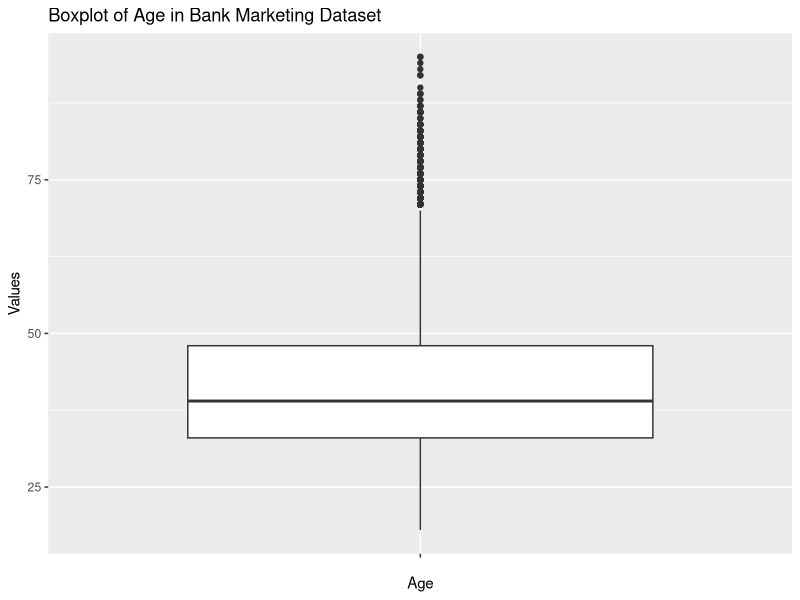
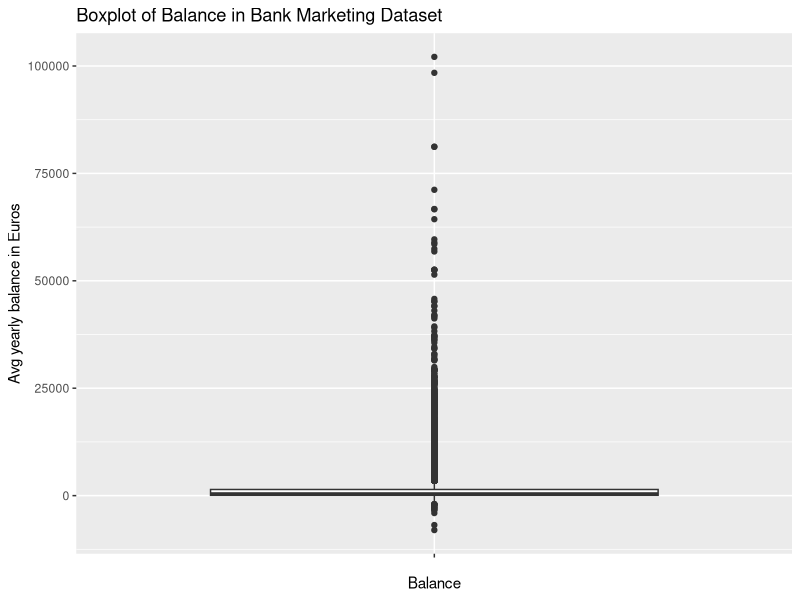
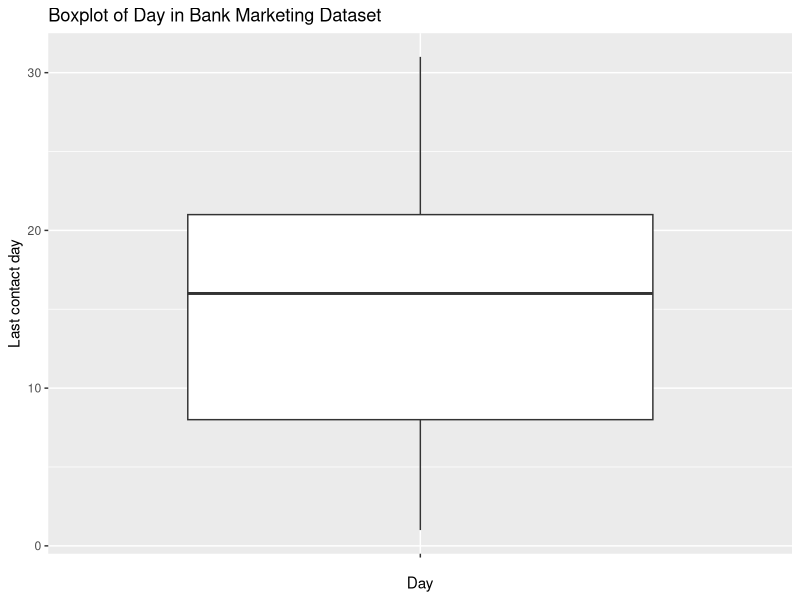
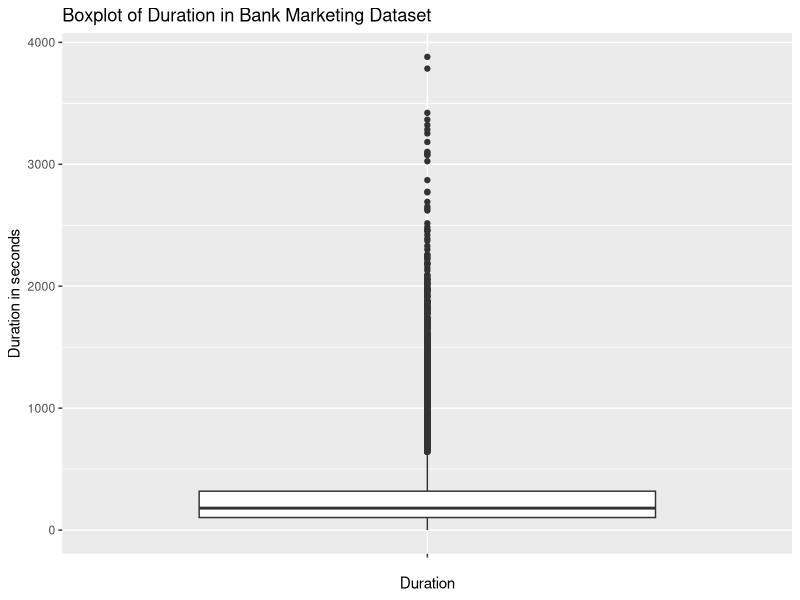
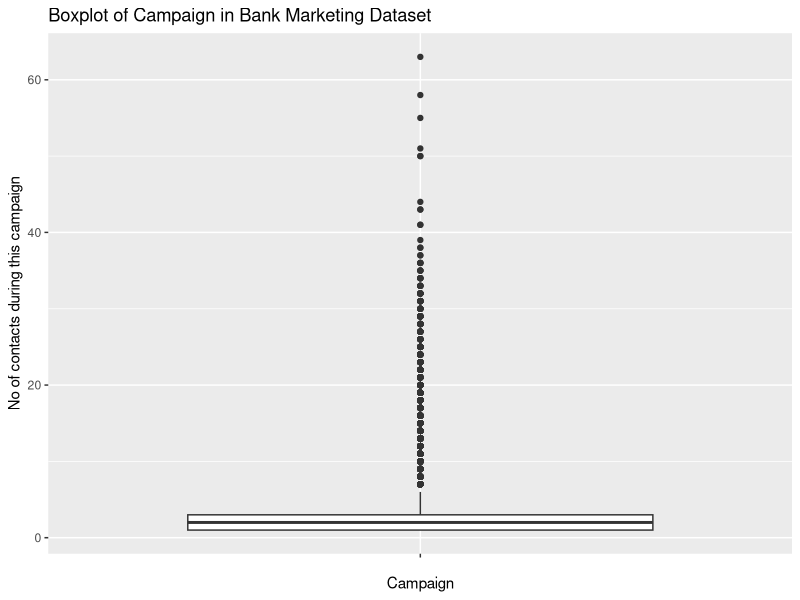
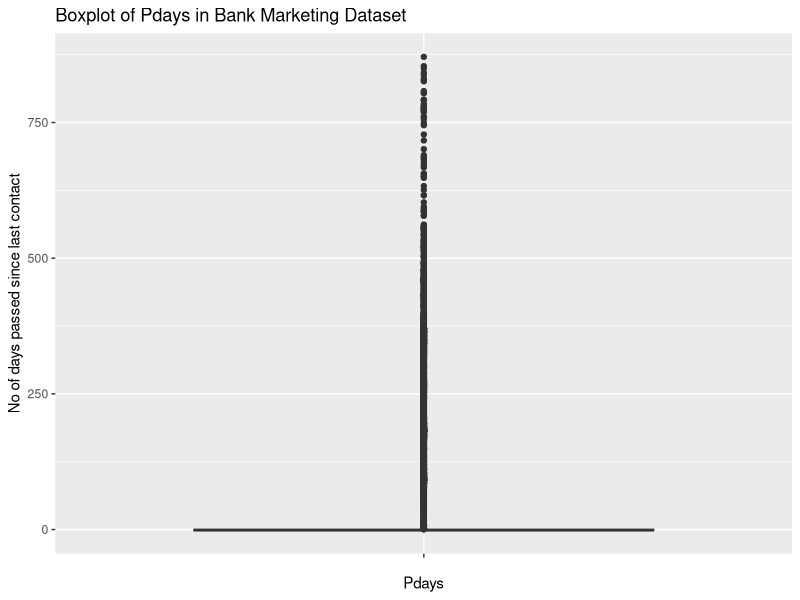
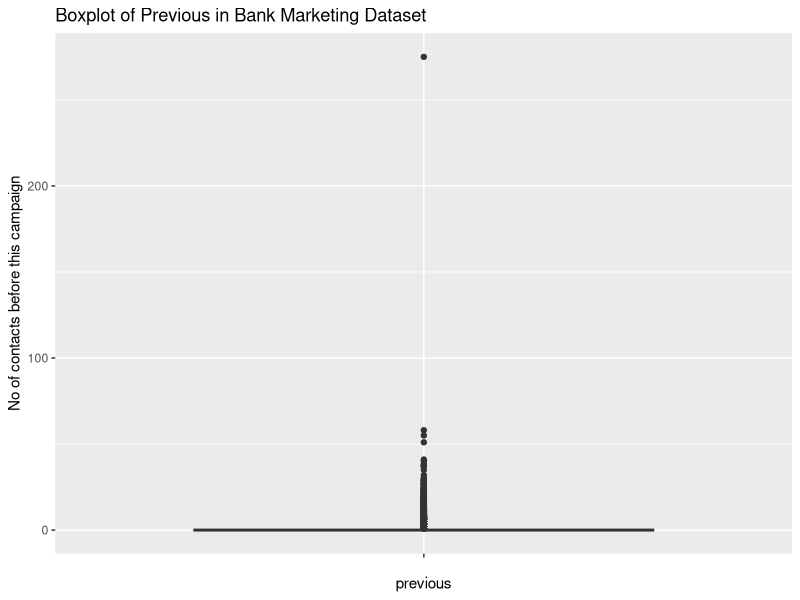
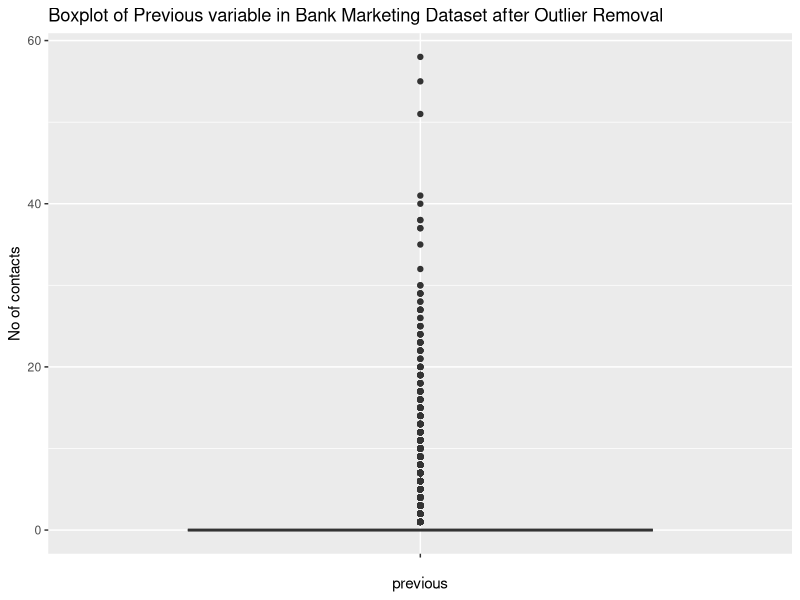

R code for these plots, in order:
## ---- chunk 1
library (ggplot2)
library(dplyr)
library(tidyverse)
library(scales)
library(polycor)
library(caret)
knitr::opts_chunk$set(echo = TRUE)
## ---- chunk 2
clientdata <- read.csv("bank_marketing.csv",header=T,sep=";")
#Returns no of rows and columns
dim(clientdata)
#Returns the data type of the columns
str(clientdata)
#View(clientdata)
## ---- chunk 3
colSums(is.na(clientdata) | clientdata == "")
#Filtering rows which has non missing values in default and contact columns
clientdata <- clientdata %>% filter(default != "" & contact != "")
#Replace missing values in the "age" column with the median age of all non 
#missing values in the same column
clientdata <- clientdata %>% mutate(across(age, ~replace_na(., median(., na.rm=TRUE))))
## ---- chunk 4
colSums(is.na(clientdata))

summary(clientdata)
## ---- chunk 5
#identifying outliers
ggplot(data = clientdata, aes(x = "", y = age)) + geom_boxplot() + 
  labs(title = "Boxplot of Age in Bank Marketing Dataset", 
       x = "Age", 
       y = "Values")
ggplot(data = clientdata, aes(x = "", y = balance)) + geom_boxplot() + 
  labs(title = "Boxplot of Balance in Bank Marketing Dataset", 
       x = "Balance", 
       y = "Avg yearly balance in Euros")
ggplot(data = clientdata, aes(x = "", y = day)) + geom_boxplot() + 
  labs(title = "Boxplot of Day in Bank Marketing Dataset", 
       x = "Day", 
       y = "Last contact day")
ggplot(data = clientdata, aes(x = "", y = duration)) + geom_boxplot() + 
  labs(title = "Boxplot of Duration in Bank Marketing Dataset", 
       x = "Duration", 
       y = "Duration in seconds")
ggplot(data = clientdata, aes(x = "", y = campaign)) + geom_boxplot() + 
  labs(title = "Boxplot of Campaign in Bank Marketing Dataset", 
       x = "Campaign", 
       y = "No of contacts during this campaign")
ggplot(data = clientdata, aes(x = "", y = pdays)) + geom_boxplot() + 
  labs(title = "Boxplot of Pdays in Bank Marketing Dataset", 
       x = "Pdays", 
       y = "No of days passed since last contact")
ggplot(data = clientdata, aes(x = "", y = previous)) + geom_boxplot() + 
  labs(title = "Boxplot of Previous in Bank Marketing Dataset", 
       x = "previous", 
       y = "No of contacts before this campaign")
## ---- chunk 6
#Treating Outliers
clientdata <- clientdata %>% filter(previous != max(previous))
#Checking the box plot of Previous variable after removing one outlier
ggplot(data = clientdata, aes(x = "", y = previous)) + geom_boxplot() +
  labs(title = "Boxplot of Previous variable in Bank Marketing Dataset after Outlier Removal", 
       x = "previous", 
       y = "No of contacts")
summary(clientdata$previous)
## ---- chunk 7
#Aggregating the data by job type
clientdata %>% 
  group_by(job) %>% 
  summarize(
    total_deposits = sum(deposit == 'yes')
    ) %>% 
  arrange(desc(total_deposits))
## ---- chunk 8
#Aggregating the data by month
clientdata %>% 
  group_by(month) %>% 
  summarize(
    total_deposits = sum(deposit == 'yes')
    ) %>% 
  arrange(desc(total_deposits))
clientdata %>% 
  group_by(month) %>% 
  summarize(
    total_contacts = sum(campaign)
    ) %>% 
  arrange(desc(total_contacts))
## ---- chunk 9
#Aggregating the data by poutcome
clientdata %>% 
  group_by(poutcome) %>% 
  summarize(
    total_deposits = sum(deposit == 'yes')
    ) %>% 
  arrange(desc(total_deposits))
## ---- chunk 10
#numerical measures of centrality --> mean, median, mode
#measures of centrality of age
mean_age <- round(mean(clientdata$age),2)
median_age <- round(median(clientdata$age),2)
mode_age <- clientdata %>% 
  count(age) %>% 
  filter(n == max(n)) %>% 
  pull(age)

#measures of centrality of balance
mean_balance <- round(mean(clientdata$balance),2)
median_balance <- round(median(clientdata$balance),2)
mode_balance <- clientdata %>% 
  count(balance) %>% 
  filter(n == max(n)) %>% 
  pull(balance)

#measures of centrality of day
mean_day <- round(mean(clientdata$day),2)
median_day <- round(median(clientdata$day),2)
mode_day <- clientdata %>% 
  count(day) %>% 
  filter(n == max(n)) %>% 
  pull(day)

#measures of centrality of duration
mean_duration <- round(mean(clientdata$duration),2)
median_duration <- round(median(clientdata$duration),2)
mode_duration <- clientdata %>% 
  count(duration) %>% 
  filter(n == max(n)) %>% 
  pull(duration)

#check if there are two modes
if (length(mode_duration) > 1) {
  mode_duration <- paste(mode_duration, collapse = ", ")
}

#measures of centrality of campaign
mean_campaign <- round(mean(clientdata$campaign),2)
median_campaign <- round(median(clientdata$campaign),2)
mode_campaign <- clientdata %>% 
  count(campaign) %>% 
  filter(n == max(n)) %>% 
  pull(campaign)

#measures of centrality of pdays
mean_pdays <- round(mean(clientdata$pdays),2)
median_pdays <- round(median(clientdata$pdays),2)
mode_pdays <- clientdata %>% 
  count(pdays) %>% 
  filter(n == max(n)) %>% 
  pull(pdays)

#measures of centrality of previous
mean_previous <- round(mean(clientdata$previous),2)
median_previous <- round(median(clientdata$previous),2)
mode_previous <- clientdata %>% 
  count(previous) %>% 
  filter(n == max(n)) %>% 
  pull(previous)

summary_df <- data.frame(
  row.names = c("Age","Balance","Day","Duration","Campaign","pdays","Previous"),
  Mean = c(mean_age,
           mean_balance,
           mean_day,
           mean_duration,
           mean_campaign,
           mean_pdays,
           mean_previous),
  Median = c(median_age,
             median_balance,
             median_day,
             median_duration,
             median_campaign,
             median_pdays,
             median_previous),
  Mode = c(mode_age,
           mode_balance,
           mode_day,
           mode_duration,
           mode_campaign,
           mode_pdays,
           mode_previous)
)
summary_df
## ---- chunk 11
#categorical measures of centrality --> mode
#mode of job
mode_job <- clientdata %>% 
  count(job) %>% 
  filter(n == max(n)) %>% 
  pull(job)

#mode of marital
mode_marital <- clientdata %>% 
  count(marital) %>% 
  filter(n == max(n)) %>% 
  pull(marital)

#mode of education
mode_education <- clientdata %>% 
  count(education) %>% 
  filter(n == max(n)) %>% 
  pull(education)

#mode of contact
mode_contact <- clientdata %>% 
  count(contact) %>% 
  filter(n == max(n)) %>% 
  pull(contact)

#mode of month
mode_month <- clientdata %>% 
  count(month) %>% 
  filter(n == max(n)) %>% 
  pull(month)

#mode of poutcome
mode_poutcome <- clientdata %>% 
  count(poutcome) %>% 
  filter(n == max(n)) %>% 
  pull(poutcome)

mode_df <- data.frame(
  row.names = c("Jobs","Marital","Education","Contact","Month","poutcome"),
  Mode = c(mode_job,mode_marital,mode_education,mode_contact,mode_month,mode_poutcome)
)
mode_df
## ---- chunk 12
#binary measures of centrality --> frequency tables 
default_table <- table(clientdata$default)
housing_table <- table(clientdata$housing)
loan_table <- table(clientdata$loan)
deposit_table <- table(clientdata$deposit)

freq_df <- rbind(default_table,housing_table,loan_table,deposit_table)
row.names(freq_df) <-  c("Default","Housing","Loan","Deposit")
freq_df
## ---- chunk 13
#measures of distribution of age
var_age <- round(var(clientdata$age),2)
sd_age <- round(sd(clientdata$age),2)
IQR_age <- round(IQR(clientdata$age),2)
q1_age <- summary(clientdata$age)[2]
q3_age <- summary(clientdata$age)[5]
range_age <- summary(clientdata$age)[6] - summary(clientdata$age)[1]

#measures of distribution of balance
var_balance <- round(var(clientdata$balance),2)
sd_balance <- round(sd(clientdata$balance),2)
IQR_balance <- round(IQR(clientdata$balance),2)
q1_balance <- summary(clientdata$balance)[2]
q3_balance <- summary(clientdata$balance)[5]
range_balance <- summary(clientdata$balance)[6] - summary(clientdata$balance)[1]

#measures of distribution of day
var_day <- round(var(clientdata$day),2)
sd_day <- round(sd(clientdata$day),2)
IQR_day <- round(IQR(clientdata$day),2)
q1_day <- summary(clientdata$day)[2]
q3_day <- summary(clientdata$day)[5]
range_day <- summary(clientdata$day)[6] - summary(clientdata$day)[1]

#measures of distribution of duration
var_duration <- round(var(clientdata$duration),2)
sd_duration <- round(sd(clientdata$duration),2)
IQR_duration <- round(IQR(clientdata$duration),2)
q1_duration <- summary(clientdata$duration)[2]
q3_duration <- summary(clientdata$duration)[5]
range_duration <- summary(clientdata$duration)[6] - summary(clientdata$duration)[1]

#measures of distribution of campaign
var_campaign <- round(var(clientdata$campaign),2)
sd_campaign <- round(sd(clientdata$campaign),2)
IQR_campaign <- round(IQR(clientdata$campaign),2)
q1_campaign <- summary(clientdata$campaign)[2]
q3_campaign <- summary(clientdata$campaign)[5]
range_campaign <- summary(clientdata$campaign)[6] - summary(clientdata$campaign)[1]

#measures of distribution of pdays
var_pdays <- round(var(clientdata$pdays),2)
sd_pdays <- round(sd(clientdata$pdays),2)
IQR_pdays <- round(IQR(clientdata$pdays),2)
q1_pdays <- summary(clientdata$pdays)[2]
q3_pdays <- summary(clientdata$pdays)[5]
range_pdays <- summary(clientdata$pdays)[6] - summary(clientdata$pdays)[1]

#measures of distribution of previous
var_previous <- round(var(clientdata$previous),2)
sd_previous <- round(sd(clientdata$previous),2)
IQR_previous <- round(IQR(clientdata$previous),2)
q1_previous <- summary(clientdata$previous)[2]
q3_previous <- summary(clientdata$previous)[5]
range_previous <- summary(clientdata$previous)[6] - summary(clientdata$previous)[1]
variability_df = data.frame(
  row.names = c("Age","Balance","Day","Duration","Campaign","pdays","Previous"),
  Variance = c(var_age,var_balance,var_day,var_duration,var_campaign,var_pdays,var_previous),
  Std_Dev = c(sd_age,sd_balance,sd_day,sd_duration,sd_campaign,sd_pdays,sd_previous),
  IQR = c(IQR_age,IQR_balance,IQR_day,IQR_duration,IQR_campaign,IQR_pdays,IQR_previous),
  First_Quartile = c(q1_age,q1_balance,q1_day,q1_duration,q1_campaign,q1_pdays,q1_previous),
  Third_Quartile = c(q3_age,q3_balance,q3_day,q3_duration,q3_campaign,q3_pdays,q3_previous),
  Range = c(range_age,range_balance,range_day,range_duration,range_campaign,range_pdays,range_previous)
)
variability_df
## ---- chunk 14
categorical_vars <- c("job","marital","education","contact", "month", "poutcome")
for (var in categorical_vars){
  freq_table <- table(clientdata[[var]])
  print(paste("Frequency Table For", var))
  print(freq_table)
}
## ---- chunk 15
#histogram of age
hist(clientdata$age, main = "Histogram of Age", xlab = "Age", ylab = "Frequency")

#histogram of duration
hist(clientdata$duration, main = "Histogram of Duration", xlab = "Duration", ylab = "Frequency")

#histogram of pdays
hist(clientdata$pdays, main = "Histogram of Pdays", xlab = "Pdays", ylab = "Frequency")

#histogram of days
hist(clientdata$day, main="Histogram of Days", breaks = 40, xlab= "Days", ylab="Frequency")
## ---- chunk 16
#correlation matrix
cols <- clientdata[, c("age", 
                       "balance", 
                       "duration",
                       "campaign", 
                       "pdays", 
                       "previous", 
                       "day", 
                       "deposit")]

# convert deposit to 1,0
cols$deposit <- ifelse(cols$deposit == "yes", 1, 0)
#correlation matrix

corr_matrix <- cor(cols, use="pairwise.complete.obs")
options(scipen = 999) # disable scientific notation
print(corr_matrix, digits = 6) # specify the number of decimal places
## ---- chunk 17
# Creating age groups
clientdata$age_group <- cut(clientdata$age, breaks = c(15, 29, 39, 49, 59, 69, 79, 95), 
                            labels = c("18-29", 
                                       "30-39", 
                                       "40-49", 
                                       "50-59", 
                                       "60-69", 
                                       "70-79", 
                                       "80-95"))

# Converting age to a factor
clientdata$age_group <- factor(clientdata$age_group, 
                               levels = c("18-29", 
                                          "30-39", 
                                          "40-49", 
                                          "50-59", 
                                          "60-69", 
                                          "70-79", 
                                          "80-95"))

# Save the modified data back to same file
write.csv(clientdata, "clientdata.csv", row.names = FALSE)

# categorical columns
cat_data <- clientdata[, c("deposit", 
                           "age_group", 
                           "marital", 
                           "job", 
                           "education", 
                           "default", 
                           "housing", 
                           "loan", 
                           "poutcome")]

# convert deposit to 1,0
cat_data$deposit <- ifelse(cat_data$deposit == "yes", 1, 0)
#view(cat_data)

#convert categorical variables to factors
cat_data$age_group <- factor(cat_data$age_group)
cat_data$marital <- factor(cat_data$marital)
cat_data$job <- factor(cat_data$job)
cat_data$education <- factor(cat_data$education)
cat_data$default <- factor(cat_data$default)
cat_data$housing <- factor(cat_data$housing)
cat_data$loan <- factor(cat_data$loan)
cat_data$poutcome <- factor(cat_data$poutcome)
corr_matrix_cat <- hetcor(as.matrix(cat_data), use = "pairwise.complete.obs")
corr_matrix_cat$correlations

## ---- chunk 18
ggplot(clientdata, aes(x = previous, y = pdays)) +
  geom_point(color = "steelblue") +
  labs(title = "Scatter plot of previous and pdays", x = "Previous", y = "Pdays")
ggplot(clientdata, aes(x = duration, y = pdays)) +
  geom_point(color = "brown") +
  labs(title = "Scatter plot of duration and pdays", x = "Duration", y = "Pdays")
ggplot(clientdata, aes(x = duration, y = previous)) +
  geom_point(color = "pink") +
  labs(title = "Scatter plot of duration and previous", x = "Duration", y = "Previous")
## ---- chunk 19
# Group data by age group and deposit, and count number of observations
agecount <- clientdata %>%
  group_by(age_group) %>%
  summarize(count = n()) %>%
  ungroup()

# Create bar chart of age groups
ggplot(agecount, aes(x = age_group, y = count)) +
  geom_bar(stat = "identity") +
  labs(title = "Clients by Age Group",
       x = "Age Group",
       y = "Count of Clients") +
  theme(axis.text.x = element_text(angle = 90, hjust = 1, vjust = 0.5))

# group data by age and deposit and calculate the count
age_depo_count <- clientdata %>%
  group_by(age_group, deposit) %>%
  summarize(count = n()) %>%
  ungroup()

# join two datasets by age group and deposit
age_depo_count_norm <- left_join(age_depo_count, agecount, by = "age_group")
#view(age_depo_count_norm)

# calculate the normalized count of deposits
age_depo_count_norm$count_norm <- age_depo_count_norm$count.x / age_depo_count_norm$count.y

# clustered bar chart deposit vs, age
ggplot(age_depo_count_norm, aes(x = age_group, y = count_norm, fill = deposit)) +
  geom_bar(stat = "identity", position = "dodge") +
  labs(title = "Deposits by Age Group",
       x = "Age Group",
       y = "Normalized Count of Deposits",
       fill = "Deposit") +
  theme(axis.text.x = element_text(angle = 90, hjust = 1, vjust = 0.5))
## ---- chunk 20
# Group data by  job and deposit, and count number of observations
jobcount <- clientdata %>%
  group_by(job) %>%
  summarize(count1 = n()) %>%
  ungroup()
#view(jobcount)

# group data by job and deposit and calculate the count
job_depo_count <- clientdata %>%
  group_by(job, deposit) %>%
  summarize(count = n()) %>%
  ungroup()
#view(job_depo_count)

# join two datasets by job and deposit
job_depo_count_norm <- left_join(job_depo_count, jobcount, by = c("job"))
#view(job_depo_count_norm)

# calculate the normalized count of deposits
job_depo_count_norm$count_norm <- job_depo_count_norm$count / job_depo_count_norm$count1

# clustered bar chart deposit vs job type
ggplot(job_depo_count_norm, aes(x = job, y = count_norm, fill = deposit)) +
  geom_bar(stat = "identity", position = "dodge") +
  labs(title = "Deposits by Job",
       x = "Job",
       y = "Normalized Count of Deposits",
       fill = "Deposit") +
  theme(axis.text.x = element_text(angle = 90, hjust = 1, vjust = 0.5))
## ---- chunk 21
# Group data by marital and deposit, and count number of observations
maritalcount <- clientdata %>%
  group_by(marital) %>%
  summarize(count1 = n()) %>%
  ungroup()
#view(maritalcount)

# group data by marital and deposit and calculate the count
marital_depo_count <- clientdata %>%
  group_by(marital, deposit) %>%
  summarize(count = n()) %>%
  ungroup()
#view(marital_depo_count)

# join two datasets by marital and deposit
marital_depo_count_norm <- left_join(marital_depo_count, maritalcount, by = c("marital"))
#view(marital_depo_count_norm)

# calculate the normalized count of deposits
marital_depo_count_norm$count_norm <- 
  marital_depo_count_norm$count / marital_depo_count_norm$count1

# clustered bar chart deposit vs marital status
ggplot(marital_depo_count_norm, aes(x = marital, y = count_norm, fill = deposit)) +
  geom_bar(stat = "identity", position = "dodge") +
  labs(title = "Deposits by Marital Status",
       x = "Marital",
       y = "Normalized Count of Deposits",
       fill = "Deposit") +
  theme(axis.text.x = element_text(angle = 90, hjust = 1, vjust = 0.5))
## ---- chunk 22
# Group data by previous outcome and deposit, and count number of observations
previousoutcomecount <- clientdata %>%
  group_by(poutcome) %>%
  summarize(count1 = n()) %>%
  ungroup()
#view(maritalcount)

# group data by poutcome and deposit and calculate the count
poutcome_depo_count <- clientdata %>%
  group_by(poutcome, deposit) %>%
  summarize(count = n()) %>%
  ungroup()
#view(poutcome_depo_count)

# join two datasets by poutcome and deposit
poutcome_depo_count_norm <- left_join(poutcome_depo_count, previousoutcomecount, by = c("poutcome"))
#view(poutcome_depo_count_norm)

# calculate the normalized count of deposits
poutcome_depo_count_norm$count_norm <- 
  poutcome_depo_count_norm$count / poutcome_depo_count_norm$count1

# clustered bar chart deposit vs previous outcome
ggplot(poutcome_depo_count_norm, aes(x = poutcome, y = count_norm, fill = deposit)) +
  geom_bar(stat = "identity", position = "dodge") +
  labs(title = "Deposits by Previous Outcome",
       x = "Previous Outcome",
       y = "Normalized Count of Deposits",
       fill = "Deposit") +
  theme(axis.text.x = element_text(angle = 90, hjust = 1, vjust = 0.5))
## ---- chunk 23
#creating categorical variables into factors 
clientdata$job <- as.factor(clientdata$job)
clientdata$marital <- as.factor(clientdata$marital)
clientdata$education <- as.factor(clientdata$education)
clientdata$default <- as.factor(clientdata$default)
clientdata$housing <- as.factor(clientdata$housing)
clientdata$loan <- as.factor(clientdata$loan)
clientdata$contact <- as.factor(clientdata$contact)
clientdata$poutcome <- as.factor(clientdata$poutcome)
clientdata$deposit <- factor(clientdata$deposit, levels = c("no", "yes"))

#splitting data
set.seed(123)
trainIndex <- createDataPartition(clientdata$deposit, p = 0.7, list = FALSE)
train <- clientdata[trainIndex, ]
test <- clientdata[-trainIndex, ]

#building the logistic regression model
model <- glm(deposit ~ age + 
               job + 
               marital + 
               education + 
               default + 
               balance + 
               housing + 
               loan + 
               contact + 
               duration + 
               campaign + 
               pdays + 
               previous + 
               poutcome, 
             data = train, 
             family = "binomial")
summary(model)

fitted.results <- predict(model, newdata=subset(test, type = 'response'))
predicted.results <- factor(ifelse(fitted.results > 0.5, "yes", "no"), 
                            levels = levels(test$deposit))

predicted.results <- mean(predicted.results != test$deposit)

print(paste('accuracy', 1-predicted.results)) 

## ---- chunk 24
final_model <- glm(deposit ~ job + 
                     housing + 
                     duration  + 
                     campaign + 
                     poutcome, 
                   data = train, 
                   family = binomial())
summary(final_model)


fitted.results1 <- predict(final_model, newdata=subset(test, type = 'response'))
predicted.results1 <- factor(ifelse(fitted.results1 > 0.5, "yes", "no"), 
                             levels = levels(test$deposit))
confusion_matrix <- confusionMatrix(predicted.results1, test$deposit)
accuracy <- mean(predicted.results1 == test$deposit)


predicted.results1 <- mean(predicted.results1 != test$deposit)

predicted.results1 <- as.numeric(predicted.results1)
results_df <- data.frame(Predicted = predicted.results1, 
                         Actual = as.numeric(test$deposit))

# print confusion matrix
print(confusion_matrix$table)

# print accuracy
accuracy <- confusion_matrix$overall['Accuracy']
print(paste('accuracy', accuracy))

# print other evaluation metrics
print(confusion_matrix$byClass)
